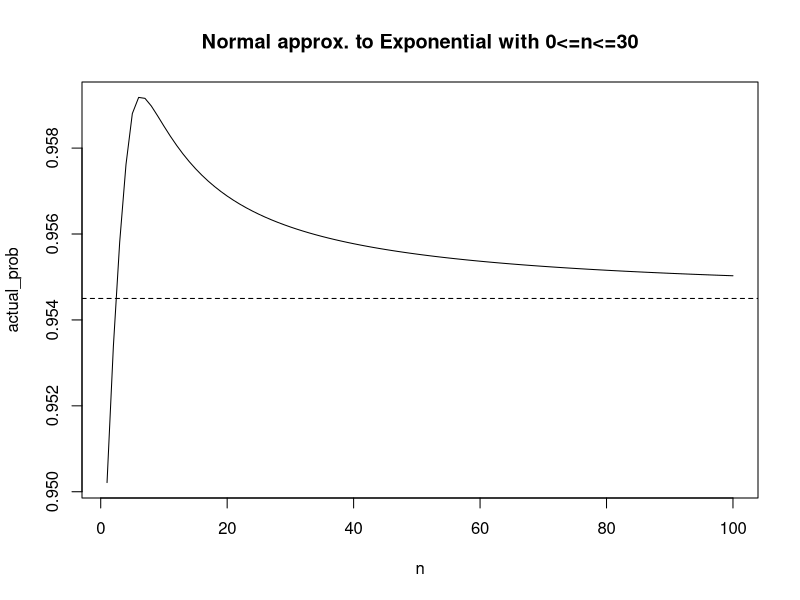

The R script that drew this image:
# Normal approximation to exponential distribution

n <- c(1:100) # sample size
actual_prob <- pgamma(2 * sqrt(n) + n, shape=n, rate=1) - pgamma(-2 * sqrt(n) + n, shape=n, rate=1)
plot(n, actual_prob, type="l",
     main="Normal approx. to Exponential with 0<=n<=30")
abline(a = pnorm(2) - pnorm(-2), b = 0, lty=2)
